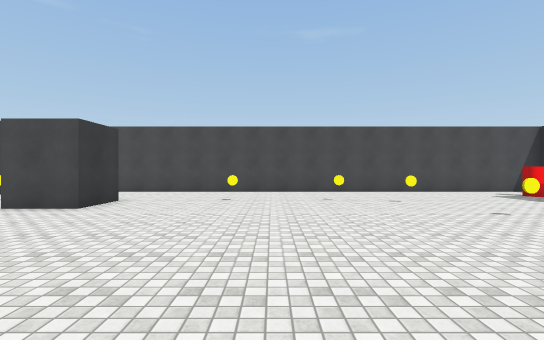
View 1 (above)

17 first-person views from a walk through a scene from a Unity 3-D project. The camera is 1.5 m above the floor, looks level and sees 85° across. The floor is counted in squares, 2 m on a side. Each view is taken from the middle of a square. On the plan, view 1 faces up. The plan holds only what a view shows up to about 10 squares ahead; the rest is blank. The player character is not drawn. Surface patterns are stand-ins for the level's own textures.

View 2
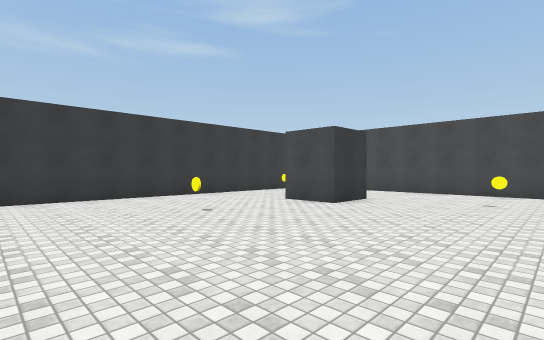

View 3
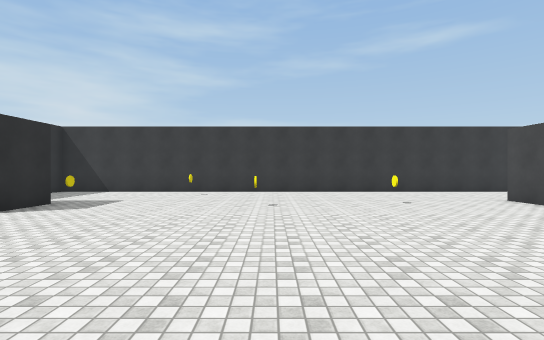

View 4
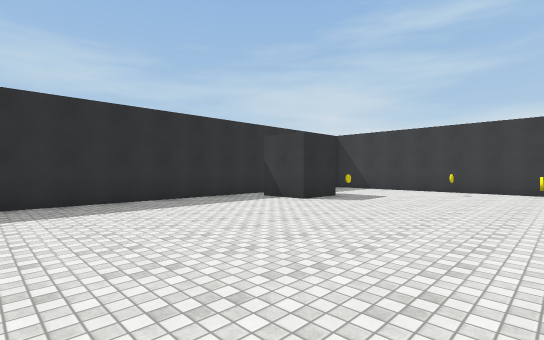

View 5
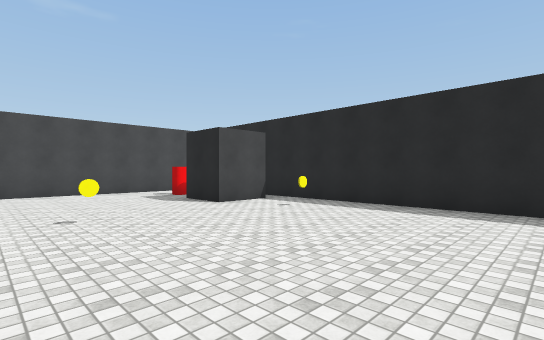

View 6
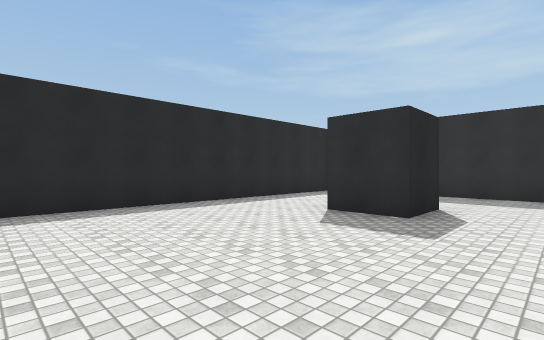

View 7
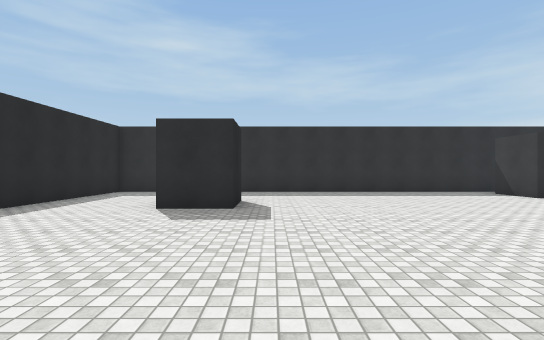

View 8
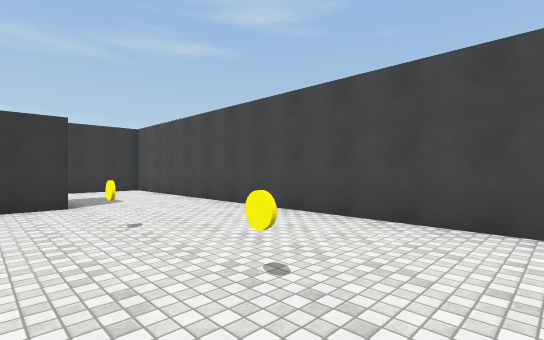

View 9
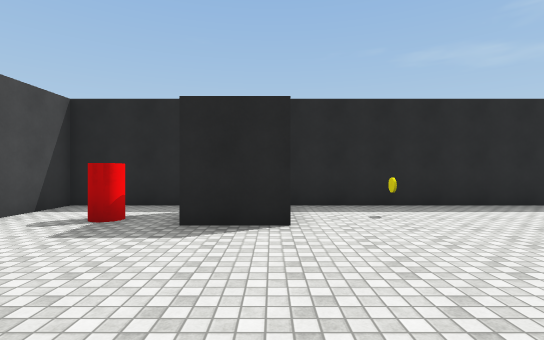

View 10
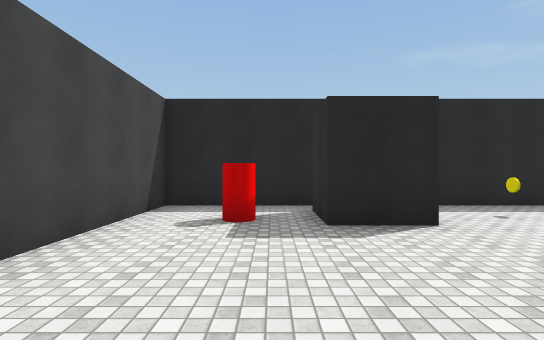

View 11
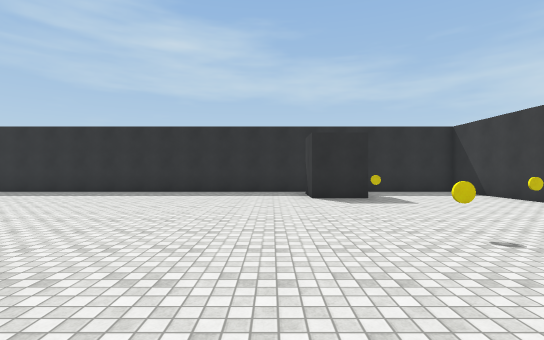

View 12
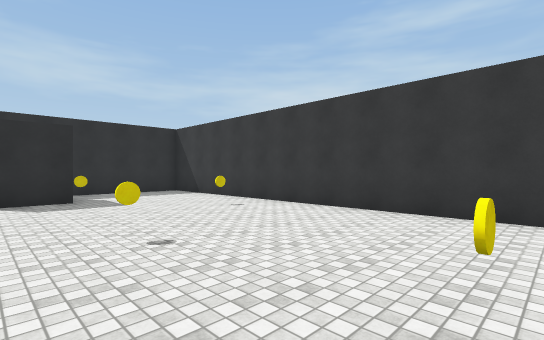

View 13
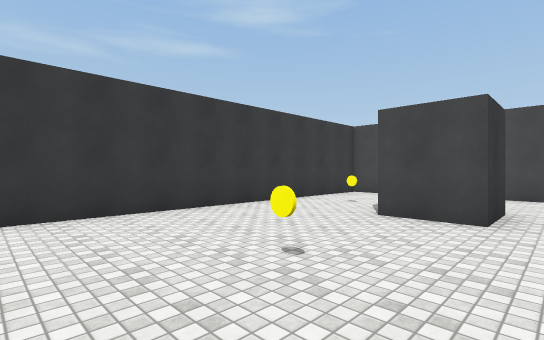

View 14
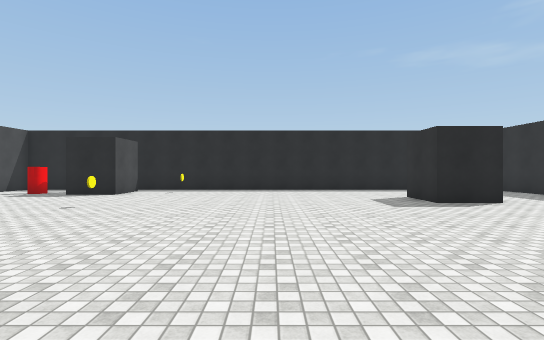

View 15
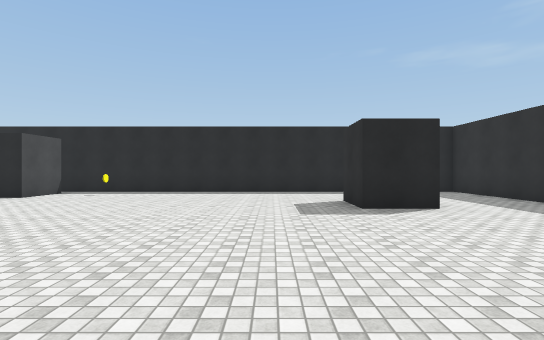

View 16
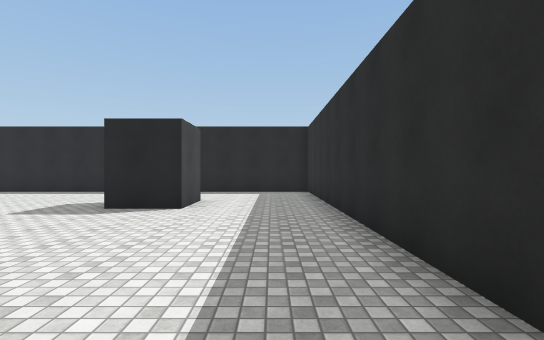

View 17
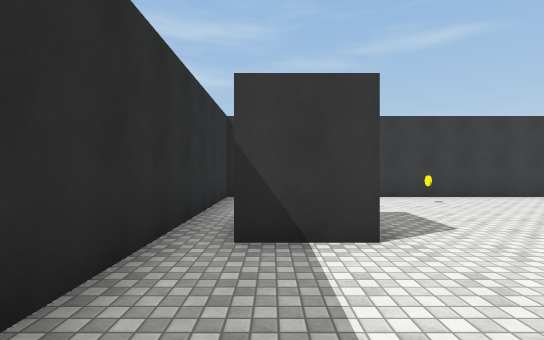

### Floor plan
Points are (right, up) in squares from view 1. A wall is a line through its corners. A room is listed if a view was taken in it or the views show most of it. See-through windows are left out.
Room 1 (views 1, 2, 3, 4, 5, 6, 7, 8, 9, 10, 11, 12, 13, 14, 15, 16, 17)
walls: (-3.7, 7.2) (-3.7, 5.8) (-5.2, 5.8); (-4.6, -4.9) (-3.1, -4.9) (-3.1, -6.5); (6.2, -4.3) (4.7, -4.3) (4.7, -2.8) (6.2, -2.8); (8.6, 5.8) (7, 5.8) (7, 7.2) (8.5, 7.2); (-8.2, 10) (-8.2, -7.2) (9.2, -7.2) (9.2, 10.3) (-7.9, 10.3)
objects: other object (-7, -2); other object (-7, 7); other object (-5, -4); other object (-5, 3); other object (-4, 0); other object (-1, 7); other object (2, 7); other object (3, 7); other object (4, 5); other object (7, 8); other object (8, 4)

Positions as (right, up) in squares from view 1, and headings:
1: (0, 0), facing up
2: (0, 0), facing up-left
3: (2, 0), facing left
4: (3, 0), facing down-left
5: (3, 0), facing up-right
6: (3, 2), facing down-right
7: (4, 3), facing down
8: (3, 6), facing up-left
9: (3, 6), facing right
10: (3, 8), facing right
11: (-2, 3), facing down
12: (-3, 3), facing down-left
13: (-3, 1), facing up-left
14: (-2, 1), facing right
15: (-1, -1), facing right
16: (-1, -6), facing right
17: (0, -6), facing left
